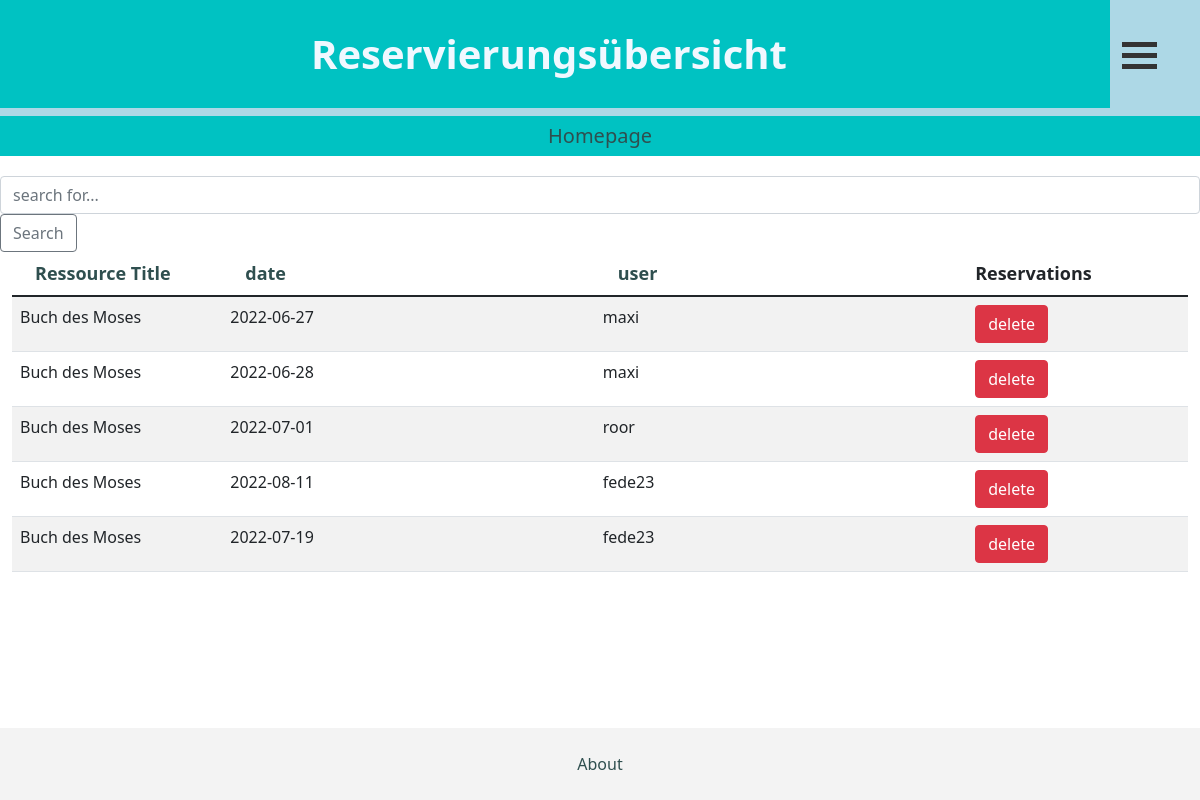
Page /respageadmin/1 on the committed database.
### firstapp/models.py (models this page shows, shortened)
class Reservation(models.Model):
    clusterr = models.ForeignKey(Cluster, on_delete=models.CASCADE)
    cluster_title = models.CharField(max_length=100)
    date = models.CharField(max_length=100)
    not_av_slots = models.JSONField(null=True)
    av_slots = models.JSONField(null=True)
    user = models.ForeignKey(User, on_delete=models.CASCADE)
    class Meta:
        constraints = [
            models.UniqueConstraint(
                fields=['clusterr', 'date'], name='unique_reservation')
        ]

class Cluster(models.Model):
    tag_choice = (
        ('Art' , 'Art'),
        ('Chemistry' , 'Chemistry'),
        ('Technical Devices' , 'Technical Devices'),
        ('Cooking' , 'Cooking'),
        ('Music' , 'Music'),
    )
    tag_system = models.CharField(max_length=30, blank=True, choices=tag_choice)
    title = models.CharField(max_length=250)
    Beschreibung = models.CharField(max_length=250)
    availability = models.BooleanField()
    def __str__(self):
        return self.title

### firstapp/views.py (the view)
# urls.py: path('respageadmin/<int:cluster_id>', views.ResPageAdmin, name='ResPageAdmin')
def ResPageAdmin(request, cluster_id):
    n = Cluster.objects.get(pk=cluster_id)
    reserved_objs = Reservation.objects.filter(clusterr = n)
    contextt = {'reservierte': reserved_objs,
                }
    return render(request, 'firstapp/Reservierungsübersicht.html', contextt)

### firstapp/templates/firstapp/Reservierungsübersicht.html (shortened to what this page needs)
{% extends 'firstapp/base.html' %}
{% block body %}
<div class="row" style="background-color:lightblue">
  <h1 id ="sitename" class="col-11"><b>Reservierungsübersicht</b></h1>
  <div class="dropstart col-1 align-self-center">
    <div class="menu" id="dropdownMenu" data-bs-toggle="dropdown" aria-expanded="false" onclick="transformFunction(this)">
      <div class="menuBar1"></div>
      <div class="menuBar2"></div>
      <div class="menuBar3"></div>
    </div>
  </div>
</div>
  <nav>
      <a href="{% url 'Übersicht' %}">Homepage</a>
    </nav>
  <div>
    <form class="form-inline my-2 my-lg-0">
      <input class="form-control mr-sm2" name="suche" type="search" placeholder="search for..." aria-lable="Search">
      <button class="btn btn-outline-secondary" type="submit">Search</button>
    </form>
  </div>
  <div class="container-fluid">
    <div class="table-responsive">
      <table id="mainTable" class="table table-striped table-hover">
        <thead>
          <tr>
            <th><a class="table-head-button" href="?order_by=tag_system">Ressource Title</a></th>
            <th><a class="table-head-button" href="?order_by=title">date</a></th>
            <th><a class="table-head-button" href="?order_by=title">user</a></th>
            <th>Reservations</th>
          </tr>
        </thead>
        <tbody>
            {% for re in reservierte %}
              <tr>
                <td class="col-sm-1">{{re.clusterr}}</td>
                <td class="col-sm-2">{{re.date}}</td>
                <td class="col-sm-2">{{re.user}}</td>
                {%if cl.availability == True %}
                  <td class="col-sm-1">
                    <a class="btn btn-outline-secondary" href="{% url 'bookSlot' cl.id user.id %}" role="button">reserve</a>
                  </td>
                  {%else%}
                  <td class="col-sm-1">
                    <a class="btn btn-danger" href="{% url 'deleteReservation' re.id %}" role="button" >delete</a>
                  </td>
                {% endif %}
              </tr>
            {% endfor %}
        </tbody>
      </table>
    </div>
  </div>
{% endblock body %}

### firstapp/templates/firstapp/Reservierungsübersicht.html (style rules this page uses)
h1 { padding: 20px; text-align: left; text-decoration-color: aqua; font-size: 40px; background-color: rgb(0, 194, 194); }

### firstapp/templates/firstapp/base.html (style rules this page uses)
#sitename { padding: 30px 100px; color: aliceblue; background-color: rgb(0, 194, 194); font-size: 40px; text-align: center; }
nav { padding: 5px; margin: 0 0 20px; text-align: center; font-size: 20px; width: 100%; background-color: rgb(0, 194, 194); color: black; }
a { color:darkslategrey; padding-left: 15px; padding-right: 15px; text-decoration: none; }
th { font-size: 18px; }
html { position: relative; min-height: 100%; }
body { margin-bottom: 100px; }
.menu { display: inline-block; cursor: pointer; }
.menuBar1, .menuBar2, .menuBar3 { width: 35px; height: 5px; background-color: #333; margin: 6px 0; transition: 0.4s; }

### rows in the picture
Reservation: clusterr "Buch des Moses", date "2022-06-27", user "maxi"
Reservation: clusterr "Buch des Moses", date "2022-06-28", user "maxi"
Reservation: clusterr "Buch des Moses", date "2022-07-01", user "roor"
Reservation: clusterr "Buch des Moses", date "2022-08-11", user "fede23"
Reservation: clusterr "Buch des Moses", date "2022-07-19", user "fede23"
